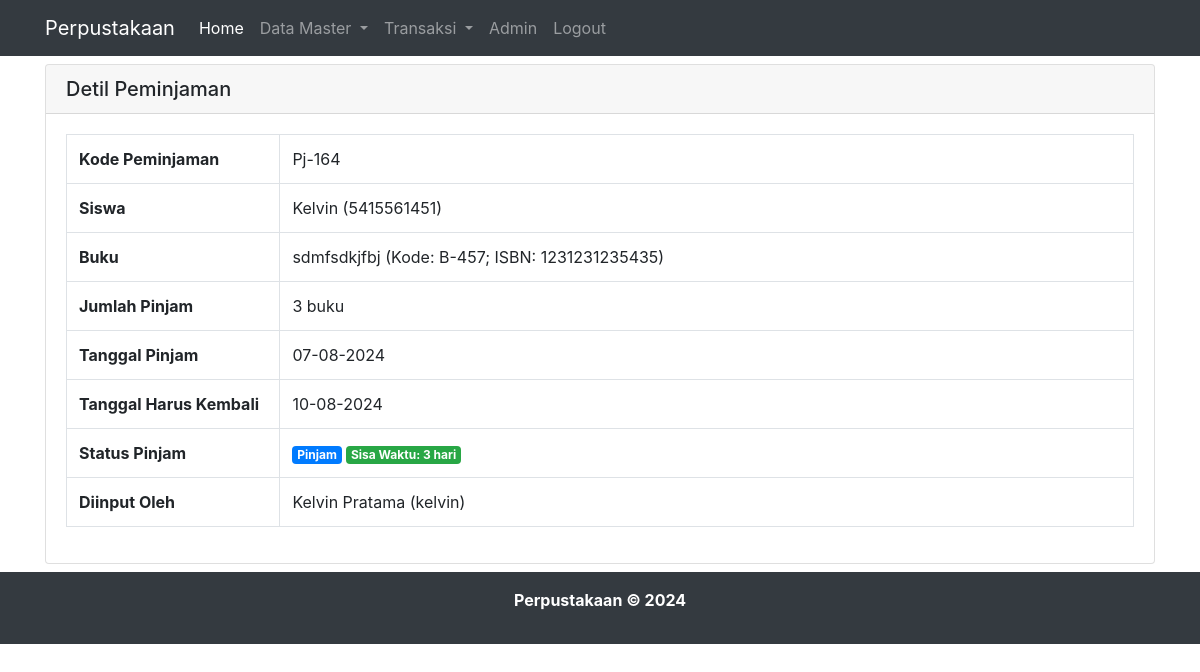
The app's page /detil_peminjaman.php?id=Pj-164 (signed in) with its own data.
### tables this page shows
CREATE TABLE `peminjaman`  (
  `id_peminjaman` varchar(6) NOT NULL,
  `nisn` varchar(20) NOT NULL,
  `tgl_pinjam` date NOT NULL,
  `tgl_harus_kembali` date NOT NULL,
  `id_admin` int UNSIGNED NOT NULL,
  `status_pinjam` enum('Pinjam','Kembali') NULL DEFAULT NULL,
  PRIMARY KEY (`id_peminjaman`) USING BTREE,
  INDEX `fk_nisn_in_peminjaman-table`(`nisn` ASC) USING BTREE,
  INDEX `fk_id_admin_in_peminjaman-table`(`id_admin` ASC) USING BTREE,
  CONSTRAINT `fk_id_admin_in_peminjaman-table` FOREIGN KEY (`id_admin`) REFERENCES `admin` (`id_admin`) ON DELETE RESTRICT ON UPDATE RESTRICT,
  CONSTRAINT `fk_nisn_in_peminjaman-table` FOREIGN KEY (`nisn`) REFERENCES `siswa` (`nisn`) ON DELETE RESTRICT ON UPDATE RESTRICT
);

CREATE TABLE `siswa`  (
  `nisn` varchar(20) NOT NULL,
  `nama_siswa` varchar(100) NOT NULL,
  `jkel` char(1) NOT NULL,
  `tempat_lahir` varchar(30) NOT NULL,
  `tgl_lahir` date NOT NULL,
  `alamat` varchar(255) NOT NULL,
  `no_hp` varchar(14) NOT NULL,
  `foto_siswa` varchar(100) NULL DEFAULT NULL,
  PRIMARY KEY (`nisn`) USING BTREE
);

CREATE TABLE `buku`  (
  `id_buku` varchar(5) NOT NULL,
  `isbn` varchar(30) NOT NULL,
  `judul` varchar(255) NOT NULL,
  `id_penulis` int UNSIGNED NOT NULL,
  `id_penerbit` int UNSIGNED NOT NULL,
  `id_kategori` int UNSIGNED NOT NULL,
  `tahun_terbit` varchar(4) NOT NULL,
  `sinopsis` text NOT NULL,
  `jumlah` int NOT NULL,
  `foto_sampul` varchar(100) NULL DEFAULT NULL,
  PRIMARY KEY (`id_buku`) USING BTREE,
  INDEX `fk_id_penulis_in_buku-table`(`id_penulis` ASC) USING BTREE,
  INDEX `fk_id_penerbit_in_buku-table`(`id_penerbit` ASC) USING BTREE,
  INDEX `fk_id_kategori_in_buku-table`(`id_kategori` ASC) USING BTREE,
  CONSTRAINT `fk_id_kategori_in_buku-table` FOREIGN KEY (`id_kategori`) REFERENCES `kategori` (`id_kategori`) ON DELETE RESTRICT ON UPDATE RESTRICT,
  CONSTRAINT `fk_id_penerbit_in_buku-table` FOREIGN KEY (`id_penerbit`) REFERENCES `penerbit` (`id_penerbit`) ON DELETE RESTRICT ON UPDATE RESTRICT,
  CONSTRAINT `fk_id_penulis_in_buku-table` FOREIGN KEY (`id_penulis`) REFERENCES `penulis` (`id_penulis`) ON DELETE RESTRICT ON UPDATE RESTRICT
);

CREATE TABLE `detail_peminjaman`  (
  `id_peminjaman` varchar(6) NOT NULL,
  `id_buku` varchar(5) NOT NULL,
  `jumlah_pinjam` int UNSIGNED NOT NULL,
  INDEX `fk_id_peminjaman_in_detil_peminjaman-table`(`id_peminjaman` ASC) USING BTREE,
  INDEX `fk_id_buku_in_detil_peminjaman-table`(`id_buku` ASC) USING BTREE,
  CONSTRAINT `fk_id_buku_in_detil_peminjaman-table` FOREIGN KEY (`id_buku`) REFERENCES `buku` (`id_buku`) ON DELETE RESTRICT ON UPDATE RESTRICT,
  CONSTRAINT `fk_id_peminjaman_in_detil_peminjaman-table` FOREIGN KEY (`id_peminjaman`) REFERENCES `peminjaman` (`id_peminjaman`) ON DELETE RESTRICT ON UPDATE RESTRICT
);

### detil_peminjaman.php (the view, shortened to what this page needs)
<?php
include "header.php";
include "koneksi.php";
$id = $_GET['id'];
$query = $koneksi->query("SELECT
                            A.id_peminjaman,
                            A.nisn,
                            B.nama_siswa,
                            A.tgl_pinjam,
                            A.tgl_harus_kembali,
                            DATEDIFF(A.tgl_harus_kembali, A.tgl_pinjam) AS sisa_waktu,
                            A.id_admin,
                            C.nama_lengkap,
                            C.username,
                            A.status_pinjam,
                            D.id_buku,
                            E.judul AS judul_buku,
                            E.isbn,
                            D.jumlah_pinjam
                        FROM
                            peminjaman AS A
                        INNER JOIN siswa AS B ON A.nisn = B.nisn
                        INNER JOIN admin AS C ON A.id_admin = C.id_admin
                        INNER JOIN detail_peminjaman AS D ON D.id_peminjaman = A.id_peminjaman
                        INNER JOIN buku AS E ON D.id_buku = E.id_buku
                        WHERE A.id_peminjaman = '$id'");
$row = $query->fetch_assoc();
?>
<div class="container">
    <div class="row">
        <div class="col-lg-12 mt-2" style="min-height: 480px">
            <div class="card">
                <h5 class="card-header">Detil Peminjaman</h5>
                <div class="card-body">
                    <table class="table table-bordered table-hover">
                        <tr>
                            <th width="20%">Kode Peminjaman</th>
                            <td width="80%"><?= $row["id_peminjaman"] ?></td>
                        </tr>
                        <tr>
                            <th width="20%">Siswa</th>
                            <td width="80%"><?= $row["nama_siswa"] ?> (<?= $row["nisn"] ?>)</td>
                        </tr>
                        <tr>
                            <th width="20%">Buku</th>
                            <td width="80%"><?= $row["judul_buku"] ?> (Kode: <?= $row["id_buku"] ?>; ISBN: <?= $row["isbn"] ?>) </td>
                        </tr>
                        <tr>
                            <th width="20%">Jumlah Pinjam</th>
                            <td width="80%"><?= $row["jumlah_pinjam"] ?> buku</td>
                        </tr>
                        <tr>
                            <th width="20%">Tanggal Pinjam</th>
                            <td width="80%"><?php
                                $tmp = array_reverse(explode('-', $row["tgl_pinjam"]));
                                echo implode('-',$tmp);
                            ?></td>
                        </tr>
                        <tr>
                            <th width="20%">Tanggal Harus Kembali</th>
                            <td width="80%"><?php
                                $tmp = array_reverse(explode('-', $row["tgl_harus_kembali"]));
                                echo implode('-',$tmp);
                            ?></td>
                        </tr>
                        <tr>
                            <th width="20%">Status Pinjam</th>
                            <td width="80%"><span class="badge badge-primary"><?= $row["status_pinjam"] ?></span>
                                        <span class="badge badge-<?php if(intval($row["sisa_waktu"]) >= 0) echo 'success'; else 'danger';?>">
                                            <?php $sisa_waktu = $row["sisa_waktu"]; if(intval($sisa_waktu) >= 0) echo "Sisa Waktu: $sisa_waktu hari";
                                            else {$lama_terlambat = abs($sisa_waktu); echo "Terlambat kembali: $lama_terlambat hari";} ?>
                                        </span></td>
                        </tr>
                        <tr>
                            <th width="20%">Diinput Oleh</th>
                            <td width="80%"><?= $row["nama_lengkap"] ?> (<?= $row["username"] ?>)</td>
                        </tr>
                    </table>
                </div>
            </div>
        </div>
    </div>
</div>
<?php
include "footer.php";
?>

### records on screen
peminjaman: id_peminjaman "Pj-164", nisn.nama_siswa "Kelvin", nisn "5415561451", buku.judul "sdmfsdkjfbj", detail_peminjaman.id_buku "B-457", buku.isbn "1231231235435", detail_peminjaman.jumlah_pinjam "3", tgl_pinjam "07-08-2024", tgl_harus_kembali "10-08-2024", status_pinjam "Pinjam", id_admin.nama_lengkap "Kelvin Pratama", id_admin.username "kelvin"

### other values on screen
$sisa_waktu "3"
